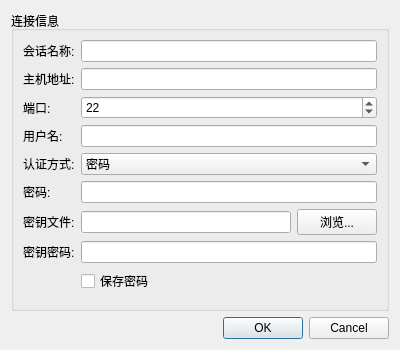
<?xml version="1.0" encoding="UTF-8"?>
<ui version="4.0">
 <class>SessionDialog</class>
 <widget class="QDialog" name="SessionDialog">
  <property name="geometry">
   <rect>
    <x>0</x>
    <y>0</y>
    <width>400</width>
    <height>350</height>
   </rect>
  </property>
  <property name="windowTitle">
   <string>会话设置</string>
  </property>
  <layout class="QVBoxLayout" name="verticalLayout">
   <item>
    <widget class="QGroupBox" name="groupBox">
     <property name="title">
      <string>连接信息</string>
     </property>
     <layout class="QFormLayout" name="formLayout">
      <item row="0" column="0">
       <widget class="QLabel" name="label">
        <property name="text">
         <string>会话名称:</string>
        </property>
       </widget>
      </item>
      <item row="0" column="1">
       <widget class="QLineEdit" name="nameEdit"/>
      </item>
      <item row="1" column="0">
       <widget class="QLabel" name="label_2">
        <property name="text">
         <string>主机地址:</string>
        </property>
       </widget>
      </item>
      <item row="1" column="1">
       <widget class="QLineEdit" name="hostEdit"/>
      </item>
      <item row="2" column="0">
       <widget class="QLabel" name="label_3">
        <property name="text">
         <string>端口:</string>
        </property>
       </widget>
      </item>
      <item row="2" column="1">
       <widget class="QSpinBox" name="portSpinBox">
        <property name="minimum">
         <number>1</number>
        </property>
        <property name="maximum">
         <number>65535</number>
        </property>
        <property name="value">
         <number>22</number>
        </property>
       </widget>
      </item>
      <item row="3" column="0">
       <widget class="QLabel" name="label_4">
        <property name="text">
         <string>用户名:</string>
        </property>
       </widget>
      </item>
      <item row="3" column="1">
       <widget class="QLineEdit" name="usernameEdit"/>
      </item>
      <item row="4" column="0">
       <widget class="QLabel" name="label_5">
        <property name="text">
         <string>认证方式:</string>
        </property>
       </widget>
      </item>
      <item row="4" column="1">
       <widget class="QComboBox" name="authComboBox">
        <item>
         <property name="text">
          <string>密码</string>
         </property>
        </item>
        <item>
         <property name="text">
          <string>密钥文件</string>
         </property>
        </item>
       </widget>
      </item>
      <item row="5" column="0">
       <widget class="QLabel" name="passwordLabel">
        <property name="text">
         <string>密码:</string>
        </property>
       </widget>
      </item>
      <item row="5" column="1">
       <widget class="QLineEdit" name="passwordEdit">
        <property name="echoMode">
         <enum>QLineEdit::Password</enum>
        </property>
       </widget>
      </item>
      <item row="6" column="0">
       <widget class="QLabel" name="keyFileLabel">
        <property name="text">
         <string>密钥文件:</string>
        </property>
       </widget>
      </item>
      <item row="6" column="1">
       <layout class="QHBoxLayout" name="horizontalLayout">
        <item>
         <widget class="QLineEdit" name="keyFileEdit"/>
        </item>
        <item>
         <widget class="QPushButton" name="browseButton">
          <property name="text">
           <string>浏览...</string>
          </property>
         </widget>
        </item>
       </layout>
      </item>
      <item row="7" column="0">
       <widget class="QLabel" name="passphraseLabel">
        <property name="text">
         <string>密钥密码:</string>
        </property>
       </widget>
      </item>
      <item row="7" column="1">
       <widget class="QLineEdit" name="passphraseEdit">
        <property name="echoMode">
         <enum>QLineEdit::Password</enum>
        </property>
       </widget>
      </item>
      <item row="8" column="1">
       <widget class="QCheckBox" name="savePasswordCheckBox">
        <property name="text">
         <string>保存密码</string>
        </property>
       </widget>
      </item>
     </layout>
    </widget>
   </item>
   <item>
    <widget class="QDialogButtonBox" name="buttonBox">
     <property name="orientation">
      <enum>Qt::Horizontal</enum>
     </property>
     <property name="standardButtons">
      <set>QDialogButtonBox::Cancel|QDialogButtonBox::Ok</set>
     </property>
    </widget>
   </item>
  </layout>
 </widget>
 <resources/>
 <connections>
  <connection>
   <sender>buttonBox</sender>
   <signal>accepted()</signal>
   <receiver>SessionDialog</receiver>
   <slot>accept()</slot>
   <hints>
    <hint type="sourcelabel">
     <x>248</x>
     <y>254</y>
    </hint>
    <hint type="destinationlabel">
     <x>157</x>
     <y>274</y>
    </hint>
   </hints>
  </connection>
  <connection>
   <sender>buttonBox</sender>
   <signal>rejected()</signal>
   <receiver>SessionDialog</receiver>
   <slot>reject()</slot>
   <hints>
    <hint type="sourcelabel">
     <x>316</x>
     <y>260</y>
    </hint>
    <hint type="destinationlabel">
     <x>286</x>
     <y>274</y>
    </hint>
   </hints>
  </connection>
 </connections>
</ui> 
